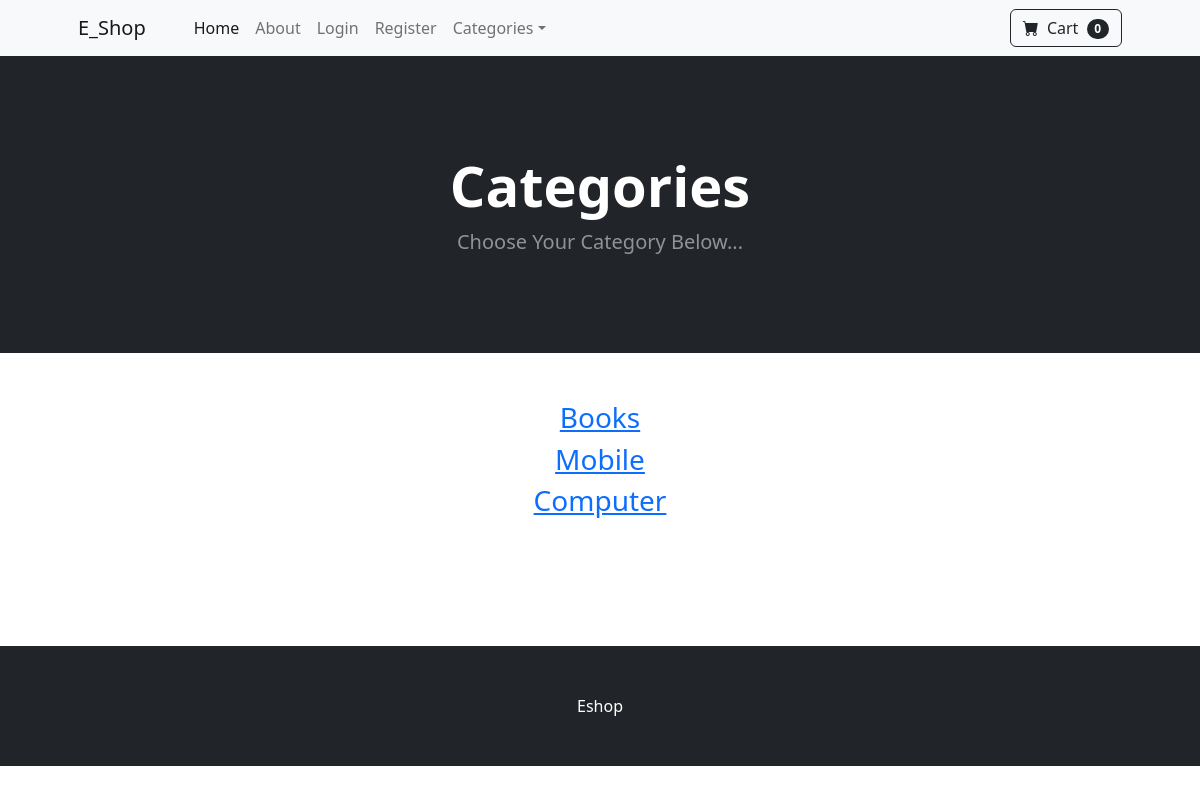
The app's page /category_summary/ with its own data.
### store/models.py (models this page shows)
class Category(models.Model):
    name=models.CharField(max_length=100)
    def __str__(self) -> str:
        return self.name
    class Meta:
        verbose_name_plural='categories'

### store/views.py (the view)
# urls.py: path('category_summary/', views.CategorySummaryView.as_view(), name='category_summary'),
class CategorySummaryView(View):
    def get(self,request):
        categories=Category.objects.all()
        return render(request, 'category_summary.html',{'categories':categories})

### cart/cart.py (called while the page is built)
	def __len__(self):
		return len(self.cart)

### cart/context_processors.py (called while the page is built)
def cart(request):
    return {'cart':CartView(request)} #its return default data if it has or not

### templates/category_summary.html
{% extends 'base.html' %}
{% block content %}
        <header class="bg-dark py-5">
            <div class="container px-4 px-lg-5 my-5">
                <div class="text-center text-white">
                    <h1 class="display-4 fw-bolder">Categories</h1>
                    <p class="lead fw-normal text-white-50 mb-0">Choose Your Category Below...</p>
                </div>
            </div>
        </header>
        <div class="container">
        	<div class="row">
        		<center>
        			<div class="col-8">
        				<br/><br/>
                        {% for category in categories %}
<h3><a href="{% url 'category' category %}">{{ category }}</a></h3>
                        {% endfor %}
<br/><br/><br/><br/><br/>
        			</div>
        		</center>
        	</div>
        </div>
{% endblock %}

### records on screen
Category: name "Books"
Category: name "Mobile"
Category: name "Computer"

### other values on screen
{{ cart | length }} "0"
